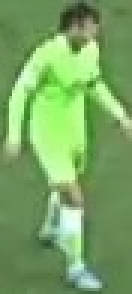
#> input picture output_videos/cropped_image.jpg, 44 x 98 px (shown 3 times larger)
$ jupyter execute color_assignment.ipynb   (shell and % lines are left out)
#> lines starting #> are read from the running program, lines starting #| are printed output that depends on the picture
[cell 1]
import cv2
import matplotlib.pyplot as plt
import numpy as np
from sklearn.cluster import KMeans

[cell 2]
img_path = "../output_videos/cropped_image.jpg"
image = cv2.imread(img_path)
#> image is the input picture: shape (98, 44, 3); mean B, G, R 100, 165, 120.9
image = cv2.cvtColor(image,cv2.COLOR_BGR2RGB)

[cell 3]
plt.imshow(image)
plt.show()

[cell 4]
#taking only top half
top_half_image = image[0:int(image.shape[0]/2),:]
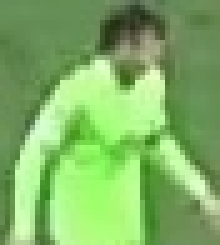
#> top_half_image: shape (49, 44, 3) (shown 5 times larger); mean R, G, B 128.2, 178.9, 101.2
plt.imshow(top_half_image)
plt.show()

CLUSTERING THE IMAGE INTO TWO

[cell 5]
#making the image into a 2-d array
image_2d = top_half_image.reshape(-1,3)
#> image_2d = 2156 rows, first 8: [101, 141, 88], [101, 141, 88], [101, 141, 88], [101, 141, 88], [102, 143, 87], [102, 143, 87], [101, 142, 86], [100, 141, 85]

#Perform kmeans clustering with two clusters
kmeans = KMeans(n_clusters=2,random_state=0)
kmeans.fit(image_2d)

#get the cluster labels
labels = kmeans.labels_

#reshape the labels into  the original image shape
clustered_image = labels.reshape(top_half_image.shape[0],top_half_image.shape[1])

#showing again
plt.imshow(clustered_image)
plt.show()
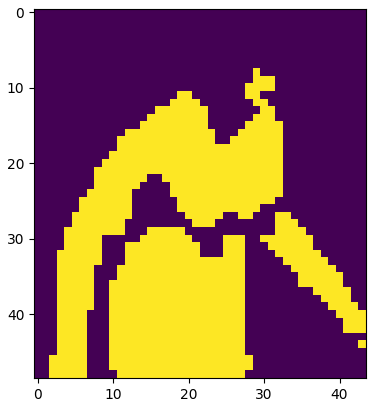
#> figure drawn by matplotlib, 1 panel

[cell 6]
#to know which cluster player belongs we take square four sides and see
corner_clusters = [clustered_image[0,0],clustered_image[0,-1],clustered_image[-1,0],clustered_image[-1,-1]]
#> corner_clusters = [0, 0, 0, 0]
non_player_cluster = max(set(corner_clusters),key = corner_clusters.count)
#> non_player_cluster = 0
print(non_player_cluster)
#| 0
